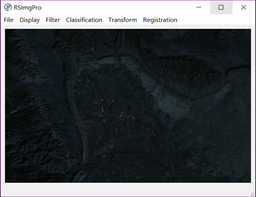
#> input picture img-folder/1.png, 256 x 197 px, shrunk from 868 x 668 before the run, given in place of 1.jpg, which was not available
$ python convolve.py
#> lines starting #> are read from the running program, lines starting #| are printed output that depends on the picture; pictures that were not available may be replaced by others from this repository, and a replacement may not be noted
#> further down, img is the input picture: shape (197, 256, 4) float32; mean R, G, B, A 0.282, 0.298, 0.309, 1
import matplotlib.pyplot as plt
import pylab
import numpy as np


def convolve(img, fil):  # 分别提取三个通道
    h = fil.shape[0] // 2
    w = fil.shape[1] // 2
    img = np.pad(img, ((h, h), (w, w), (0, 0)), 'constant')
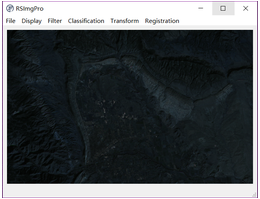
#> img: shape (199, 260, 4) float32; mean of channels 0, 1, 2, 3 0.275, 0.291, 0.301, 0.975; transparent parts drawn white
    conv_b = _convolve(img[:, :, 0], fil)  # 然后去进行卷积操作
    conv_g = _convolve(img[:, :, 1], fil)
    conv_r = _convolve(img[:, :, 2], fil)

    dstack = np.dstack([conv_b, conv_g, conv_r])  # 将卷积后的三个通道合并
    return dstack  # 返回卷积后的结果


def _convolve(img, fil):
    fil_heigh = fil.shape[0]  # 获取卷积核(滤波)的高度
    fil_width = fil.shape[1]  # 获取卷积核(滤波)的宽度

    conv_heigh = img.shape[0] - fil.shape[0] + 1  # 确定卷积结果的大小
#> conv_heigh = 197
    conv_width = img.shape[1] - fil.shape[1] + 1
#> conv_width = 256

    conv = np.zeros((conv_heigh, conv_width), dtype='uint8')

    for i in range(conv_heigh):
        for j in range(conv_width):  # 逐点相乘并求和
            conv[i][j] = wise_element_sum(img[i:i + fil_heigh, j:j + fil_width], fil)
#> this loop made 197 passes
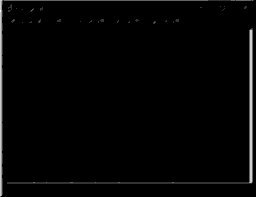
#> conv: shape (197, 256); min 0, max 5, mean 0.0892; drawn with min black and max white
    return conv


def wise_element_sum(img, fil):
    res = (img * fil).sum()
    if (res < 0):
        res = 0
    elif res > 255:
        res = 255
    return res

if __name__ == '__main__':
    img = plt.imread("1.jpg")  # 在这里读取图片

    plt.imshow(img)  # 显示读取的图片
    pylab.show()

# 卷积核
    fil = np.array([[-1, -1, -1, 0, 1],
                [-1, -1, 0, 1, 1],
                [-1, 0, 1, 1, 1]])

    res = convolve(img, fil)
    print("img shape :" + str(img.shape))
#| img shape :(197, 256, 4)
    plt.imshow(res)  # 显示卷积后的图片
    print("res shape :" + str(res.shape))
#| res shape :(197, 256, 3)
    plt.imsave("res.jpg", res)
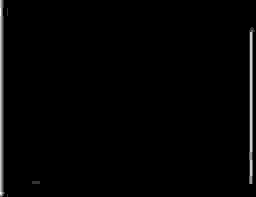
#> saved as res.jpg: shape (197, 256, 3); min 0, max 5, mean 0.0729; drawn with min black and max white
    pylab.show()

$ run again, with img-folder/图片 10.png copied over img-folder/1.png
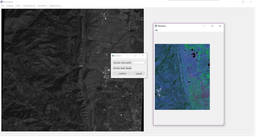
#> input picture img-folder/图片 10.png, 256 x 137 px, shrunk from 1274 x 684 before the run, given in place of 1.jpg, which was not available
#> img is the input picture: shape (137, 256, 4) float32; mean R, G, B, A 0.496, 0.511, 0.522, 0.989
#> in convolve, `img = np.pad(img, ((h, h), (w, w), (0, 0)), 'constant')`:
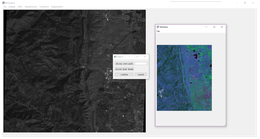
#> img: shape (139, 260, 4) float32; mean of channels 0, 1, 2, 3 0.482, 0.496, 0.507, 0.959; transparent parts drawn white
#> the loop in _convolve, `for i in range(conv_heigh):` made 137 passes
#| img shape :(137, 256, 4)
#| res shape :(137, 256, 3)
#> `plt.imsave("res.jpg", res)`:
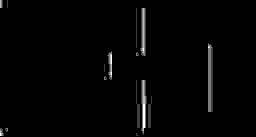
#> saved as res.jpg: shape (137, 256, 3); min 0, max 4, mean 0.0608; drawn with min black and max white
